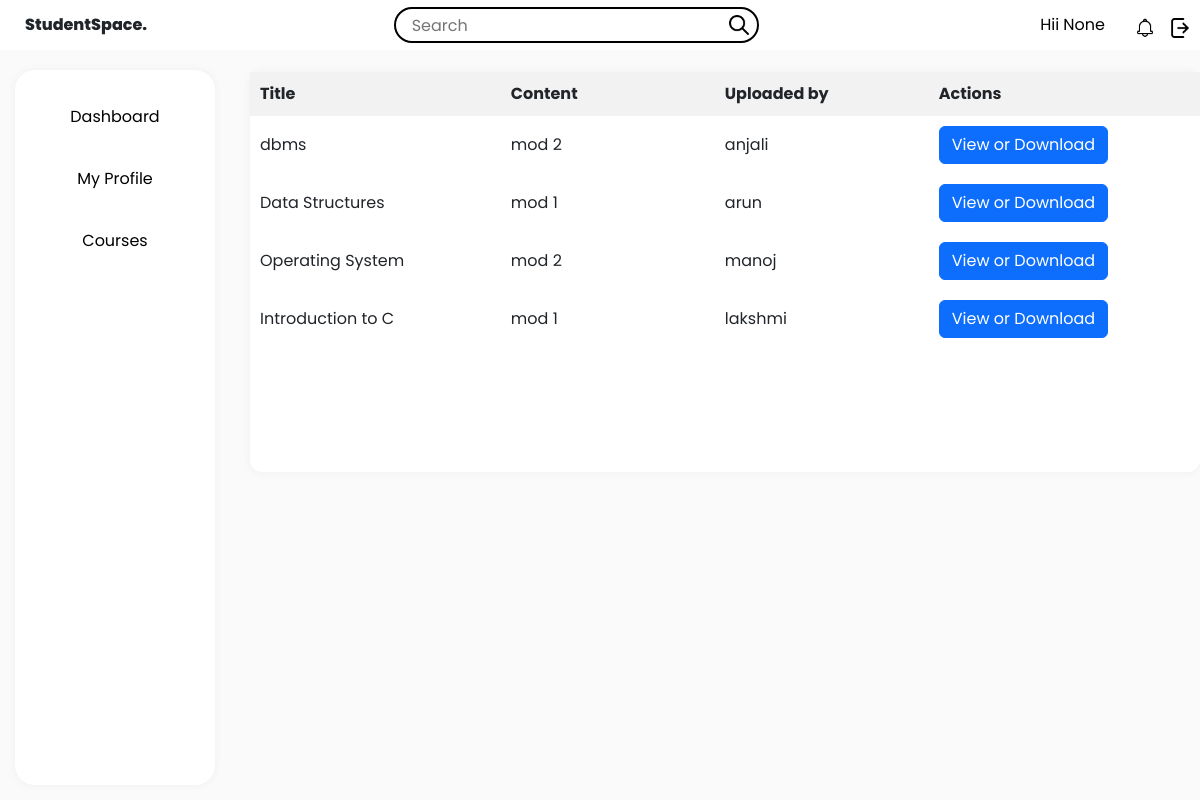
/notes, run on an earlier commit of the app's database.
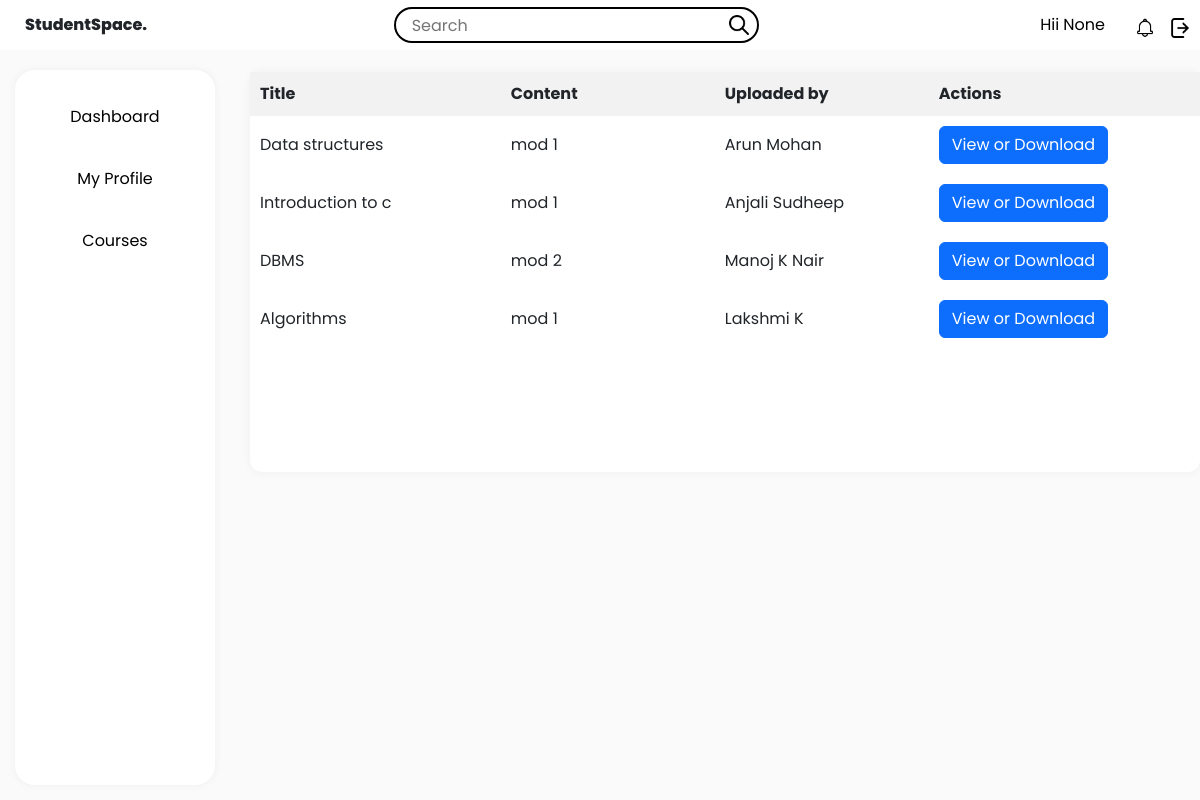
And on a later commit of the database.
### tables this page shows
CREATE TABLE notes(id integer primary key,title text,content text,"uploaded_by" TEXT, "file_url" TEXT);

### app.py (the view, shortened to what this page needs)
@app.route("/notes", methods=['GET', 'POST'])
def notes():
    user_type = session.get("user_type")
    name = session.get("name")
    conn = sqlite3.connect("database.db")
    cursor = conn.cursor()
    cursor.execute("SELECT title, content, uploaded_by, file_url FROM notes")
    notes = [dict(title=row[0], content=row[1], uploaded_by=row[2], file_url=row[3]) for row in cursor.fetchall()]
    return render_template(
        "notes.html",
        notes=notes,
        user_type=user_type,
        name=name
    )

### app.py (called while the page is built)
@app.context_processor
def common_icons():
    admin = "/static/assets/admin.png"
    student = "/static/assets/student.png"
    faculty = "/static/assets/faculty.png"
    search = "/static/assets/search.png"
    notification = "/static/assets/notification.png"
    settings = "/static/assets/settings.png"
    return dict(
        search=search,
        notification=notification,
        settings=settings,
        admin=admin,
        faculty=faculty,
        student=student,
    )

### templates/notes.html (shortened to what this page needs)
<!DOCTYPE html>
<html>
<head>
  <link href="https://cdn.jsdelivr.net/npm/bootstrap@5.3.0/dist/css/bootstrap.min.css" rel="stylesheet" />
  <link rel="stylesheet" href="{{ url_for('static', filename='style.css') }}" />
  <link rel="stylesheet" href="{{ url_for('static', filename='notes-style.css') }}" />
</head>
<body>
  <div class="StudentSpace">
    <div class="header">
      <div class="left-section">StudentSpace.</div>
      <div class="middle-section">
        <input class="search-bar" type="text" placeholder="Search" />
        <img class="search-icon" src="{{search}}" />
      </div>
      <div class="right-section">
        <div class="name">
          <a href="{{ url_for('profile') }}" class="name">Hii {{name}} </a>
        </div>
        <div class="notification-icon">
          <img class="notification-icon" src="{{notification}}" />
        </div>
        <div class="settings-icon">
          <a href="{{ url_for('logout') }}"><img class="settings-icon" src="{{settings}}" /></a>
        </div>
      </div>
    </div>
    <div class="sidebar">
      <div class="sidebar-tabs">
        <a href="{{ url_for('home', username=username, name=name, user_type=user_type) }}">Dashboard</a>
      </div>
      <div class="sidebar-tabs">
        <a href="{{ url_for('profile') }}">My Profile</a>
      </div>
      <div class="sidebar-tabs">
        <a href="{{ url_for('courses') }}">Courses</a>
      </div>
    </div>
<div class="main-section">
  <div class="main">
    <table class="note-table">
      <thead>
        <tr>
          <th>Title</th>
          <th>Content</th>
          <th>Uploaded by</th>
          <th>Actions</th>
        </tr>
      </thead>
      <tbody id="notesTableBody">
        {% for note in notes %}
        <tr class="note-row">
          <td>{{ note.title }}</td>
          <td>{{ note.content }}</td>
          <td>{{ note.uploaded_by }}</td>
          <td>
            <a href="{{ note.file_url }}" class="btn btn-primary">View or Download</a>
          </td>
        </tr>
        {% endfor %}
      </tbody>
    </table>
  </div>
</div>
  </div>
</body>
</html>

### static/style.css (style rules this page uses)
* { margin: 0; padding: 0; box-sizing: border-box; font-family: "Poppins", sans-serif; }
body { font-weight: 400; line-height: 1.5; font-size: 16px; }
.StudentSpace { display: flex; flex-direction: column; height: 100vh; }
.header { display: flex; align-items: center; justify-content: space-between; height: 48px; padding: 25px; }
.left-section { font-weight: 800; }
.middle-section { flex: 1; max-width: 400px; display: flex; align-items: center; }
.right-section { display: flex; align-items: center; flex-direction: row; }
.name { color: #000; text-decoration: none; }
.search-bar { flex: 1; height: 36px; padding-left: 16px; border: solid 2px black; border-radius: 48px; }
.sidebar { position: fixed; top: 70px; left: 15px; bottom: 15px; width: 200px; display: flex; flex-direction: column; align-items: center; box-shadow: 0 0 10px rgba(0, 0, 0, 0.05); border-radius: 20px; padding-top: 16px; background-color: white; }
.sidebar-tabs { height: 46px; width: 152px; border-radius: 48px; box-sizing: border-box; text-align: center; display: flex; justify-content: center; align-items: center; line-height: 40px; margin: 8px; transition: box-shadow 0.3s ease; }
.sidebar-tabs a { text-decoration: none; color: #000; }
.main-section { background-color: rgb(250, 250, 250); height: 100%; width: 100%; }
.main { margin-left: 250px; margin-top: 22px; margin-bottom: 15px; display: flex; height: 400px; flex-direction: column; border-radius: 12px; box-shadow: 0 0 10px rgba(0, 0, 0, 0.05); background-color: white; }
.search-icon, .notification-icon, .settings-icon { width: 20px; height: 20px; margin-left: 15px; }
.search-icon { position: relative; right: 45px; }

### static/notes-style.css (style rules this page uses)
.note-table { width: 100%; border-collapse: collapse; border-radius: 20px; }
.note-table th, .note-table td { padding: 10px; width: 100px; text-align: left; }
.note-table th { background-color: #f2f2f2; }

What changed in the data, as far as the page shows it:
removed notes: title "dbms", content "mod 2", uploaded_by "anjali"
changed notes: title "Data Structures" → "Data structures"; uploaded_by "arun" → "Arun Mohan"
changed notes: title "Operating System" → "Introduction to c"; content "mod 2" → "mod 1"; uploaded_by "manoj" → "Anjali Sudheep"
changed notes: title "Introduction to C" → "DBMS"; content "mod 1" → "mod 2"; uploaded_by "lakshmi" → "Manoj K Nair"
added notes: title "Algorithms", content "mod 1", uploaded_by "Lakshmi K"
